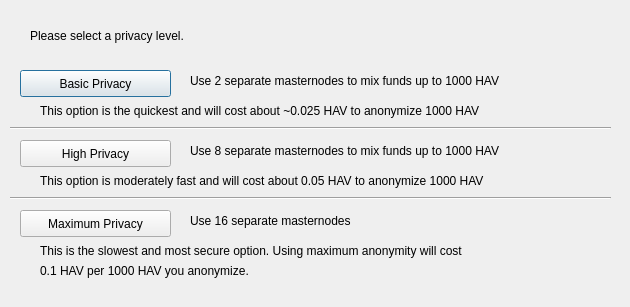
<?xml version="1.0" encoding="UTF-8"?>
<ui version="4.0">
 <class>DarksendConfig</class>
 <widget class="QDialog" name="DarksendConfig">
  <property name="geometry">
   <rect>
    <x>0</x>
    <y>0</y>
    <width>630</width>
    <height>307</height>
   </rect>
  </property>
  <property name="windowTitle">
   <string>Configure Darksend</string>
  </property>
  <widget class="QPushButton" name="buttonBasic">
   <property name="geometry">
    <rect>
     <x>20</x>
     <y>70</y>
     <width>151</width>
     <height>27</height>
    </rect>
   </property>
   <property name="text">
    <string>Basic Privacy</string>
   </property>
  </widget>
  <widget class="QPushButton" name="buttonHigh">
   <property name="geometry">
    <rect>
     <x>20</x>
     <y>140</y>
     <width>151</width>
     <height>27</height>
    </rect>
   </property>
   <property name="text">
    <string>High Privacy</string>
   </property>
  </widget>
  <widget class="QPushButton" name="buttonMax">
   <property name="geometry">
    <rect>
     <x>20</x>
     <y>210</y>
     <width>151</width>
     <height>27</height>
    </rect>
   </property>
   <property name="text">
    <string>Maximum Privacy</string>
   </property>
  </widget>
  <widget class="QLabel" name="label">
   <property name="geometry">
    <rect>
     <x>30</x>
     <y>20</y>
     <width>571</width>
     <height>31</height>
    </rect>
   </property>
   <property name="text">
    <string>Please select a privacy level.</string>
   </property>
  </widget>
  <widget class="QLabel" name="label_2">
   <property name="geometry">
    <rect>
     <x>190</x>
     <y>70</y>
     <width>421</width>
     <height>21</height>
    </rect>
   </property>
   <property name="text">
    <string>Use 2 separate masternodes to mix funds up to 1000 HAV</string>
   </property>
  </widget>
  <widget class="QLabel" name="label_3">
   <property name="geometry">
    <rect>
     <x>190</x>
     <y>140</y>
     <width>411</width>
     <height>21</height>
    </rect>
   </property>
   <property name="text">
    <string>Use 8 separate masternodes to mix funds up to 1000 HAV</string>
   </property>
  </widget>
  <widget class="QLabel" name="label_4">
   <property name="geometry">
    <rect>
     <x>190</x>
     <y>210</y>
     <width>421</width>
     <height>21</height>
    </rect>
   </property>
   <property name="text">
    <string>Use 16 separate masternodes</string>
   </property>
  </widget>
  <widget class="QLabel" name="label_6">
   <property name="geometry">
    <rect>
     <x>40</x>
     <y>100</y>
     <width>561</width>
     <height>21</height>
    </rect>
   </property>
   <property name="text">
    <string>This option is the quickest and will cost about ~0.025 HAV to anonymize 1000 HAV</string>
   </property>
  </widget>
  <widget class="QLabel" name="label_7">
   <property name="geometry">
    <rect>
     <x>40</x>
     <y>170</y>
     <width>561</width>
     <height>21</height>
    </rect>
   </property>
   <property name="text">
    <string>This option is moderately fast and will cost about 0.05 HAV to anonymize 1000 HAV</string>
   </property>
  </widget>
  <widget class="QLabel" name="label_8">
   <property name="geometry">
    <rect>
     <x>40</x>
     <y>240</y>
     <width>561</width>
     <height>21</height>
    </rect>
   </property>
   <property name="text">
    <string>This is the slowest and most secure option. Using maximum anonymity will cost</string>
   </property>
  </widget>
  <widget class="QLabel" name="label_9">
   <property name="geometry">
    <rect>
     <x>40</x>
     <y>260</y>
     <width>561</width>
     <height>21</height>
    </rect>
   </property>
   <property name="text">
    <string>0.1 HAV per 1000 HAV you anonymize.</string>
   </property>
  </widget>
  <widget class="Line" name="line">
   <property name="geometry">
    <rect>
     <x>10</x>
     <y>120</y>
     <width>601</width>
     <height>16</height>
    </rect>
   </property>
   <property name="orientation">
    <enum>Qt::Horizontal</enum>
   </property>
  </widget>
  <widget class="Line" name="line_2">
   <property name="geometry">
    <rect>
     <x>10</x>
     <y>190</y>
     <width>601</width>
     <height>16</height>
    </rect>
   </property>
   <property name="orientation">
    <enum>Qt::Horizontal</enum>
   </property>
  </widget>
 </widget>
 <resources/>
 <connections/>
</ui>
